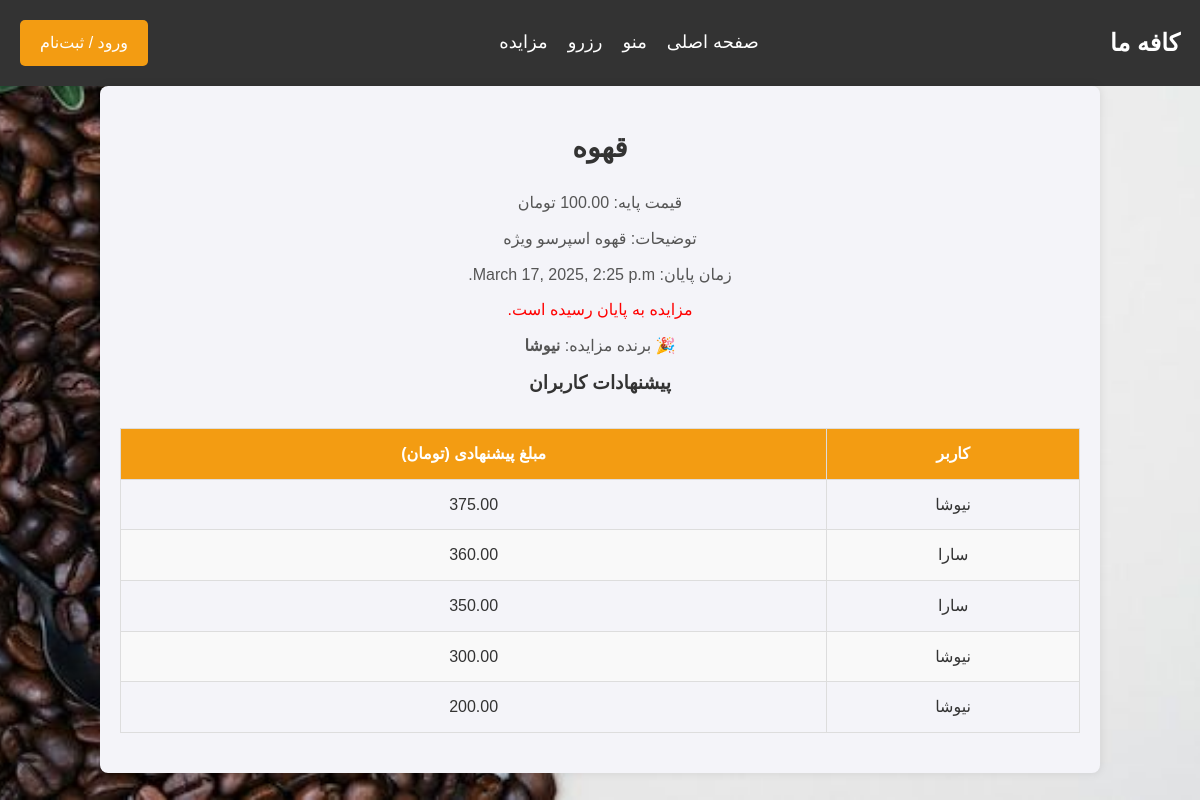
The app's page /auction/1/ with its own data.
### auction/models.py (models this page shows, shortened)
class Auction(models.Model):
    name = models.CharField(max_length=255)
    starting_price = models.DecimalField(max_digits=10, decimal_places=2)
    description = models.TextField()
    start_date = models.DateTimeField(default=now)
    end_date = models.DateTimeField(default=get_auction_end_time)
    creator = models.ForeignKey(User, on_delete=models.CASCADE, null=False, blank=False)

class Bid(models.Model):
    auction = models.ForeignKey(Auction, on_delete=models.CASCADE, related_name='bids')
    user = models.ForeignKey(User, on_delete=models.CASCADE)
    amount = models.DecimalField(max_digits=10, decimal_places=2)
    timestamp = models.DateTimeField(auto_now_add=True)
    class Meta:
        ordering = ['-amount']  # مرتب‌سازی پیشنهادها از بیشترین به کمترین مقدار

### auction/views.py (the view, shortened to what this page needs)
# urls.py: path('<int:auction_id>/', views.auction_detail, name='auction_detail'),
def auction_detail(request, auction_id):
    auction = get_object_or_404(Auction, id=auction_id)
    bids = auction.bids.all().order_by("-amount")  # مرتب‌سازی پیشنهادها از بیشترین به کمترین
    current_time = timezone.localtime(timezone.now())
    time_remaining = auction.end_date - current_time
    total_seconds = int(time_remaining.total_seconds())
    auction_ended = total_seconds <= 0
    winner = None
    if auction_ended and bids.exists():
        winner = bids.first().user  # بالاترین پیشنهاددهنده برنده است
    hours, remainder = divmod(max(total_seconds, 0), 3600)
    minutes, seconds = divmod(remainder, 60)
    return render(request, "auction_detail.html", {
        "auction": auction,
        "bids": bids,
        "hours": hours,
        "minutes": minutes,
        "seconds": seconds,
        "auction_ended": auction_ended,
        "winner": winner
    })

### templates/auction_detail.html (shortened to what this page needs)
{% extends 'base.html' %}
{% load static %}
{% block extra_css %}
    <link rel="stylesheet" href="{% static 'style/auction.css' %}">
{% endblock %}
{% block content %}
<div class="auction-detail" style="direction: rtl;">
    <h1>{{ auction.name }}</h1>
    <p>قیمت پایه: {{ auction.starting_price }} تومان</p>
    <p>توضیحات: {{ auction.description }}</p>
    <p>زمان پایان: {{ auction.end_date }}</p>
    {% if auction_ended %}
        <p style="color: red;">مزایده به پایان رسیده است.</p>
        {% if winner %}
            <p>🎉 برنده مزایده: <strong>{{ winner.username }}</strong></p>
        {% else %}
            <p>هیچ پیشنهاد دهنده‌ای وجود نداشت.</p>
        {% endif %}
    {% else %}
        <p class="countdown">زمان باقی‌مانده: <span id="timer"></span></p>
    {% endif %}
    <h3>پیشنهادات کاربران</h3>
    <table>
        <thead>
            <tr>
                <th>کاربر</th>
                <th>مبلغ پیشنهادی (تومان)</th>
            </tr>
        </thead>
        <tbody>
            {% for bid in bids %}
                <tr>
                    <td>{{ bid.user.username }}</td>
                    <td>{{ bid.amount }}</td>
                </tr>
            {% empty %}
                <tr>
                    <td colspan="2">هنوز پیشنهادی ثبت نشده است.</td>
                </tr>
            {% endfor %}
        </tbody>
    </table>
</div>
{% endblock %}

### static/style/auction.css (style rules this page uses)
body { position: relative; margin: 0; padding: 0; overflow: auto; }
body::before { content: ""; position: fixed; top: 0; left: 0; width: 100%; height: 100%; background-image: url('../image/auction.jpg'); background-size: cover; background-position: center; background-attachment: fixed; z-index: -1; }
.auction-detail { background-color: #f4f4f9; padding: 40px 20px; max-width: 1000px; margin: 0 auto; border-radius: 8px; box-shadow: 0 0 10px rgba(0, 0, 0, 0.1); text-align: center; }
.auction-detail h1 { font-size: 1.75rem; margin-bottom: 20px; color: #333; text-align: center; }
.auction-detail p { font-size: 16px; color: #555; margin-bottom: 10px; }
.auction-detail table { width: 100%; margin-top: 30px; border-collapse: collapse; }
.auction-detail table th, .auction-detail table td { padding: 12px; text-align: center; border: 1px solid #ddd; }
.auction-detail table th { background-color: #f39c12; color: white; }
.auction-detail table tr:nth-child(even) { background-color: #f9f9f9; }

### static/style/home.css (style rules this page uses)
* { margin: 0; padding: 0; box-sizing: border-box; font-family: 'IranSans', sans-serif; }
body { background-color: #f4f4f9; color: #333; line-height: 1.6; font-family: 'IranSans', sans-serif; }

### records on screen
Auction: name "قهوه", starting_price "100.00", description "قهوه اسپرسو ویژه", end_date "March 17, 2025, 2:25 p.m."
Bid: user.username "نیوشا", amount "375.00"
Bid: user.username "سارا", amount "360.00"
Bid: user.username "سارا", amount "350.00"
Bid: user.username "نیوشا", amount "300.00"
Bid: user.username "نیوشا", amount "200.00"

### other values on screen
{{ winner.username }} "نیوشا"
